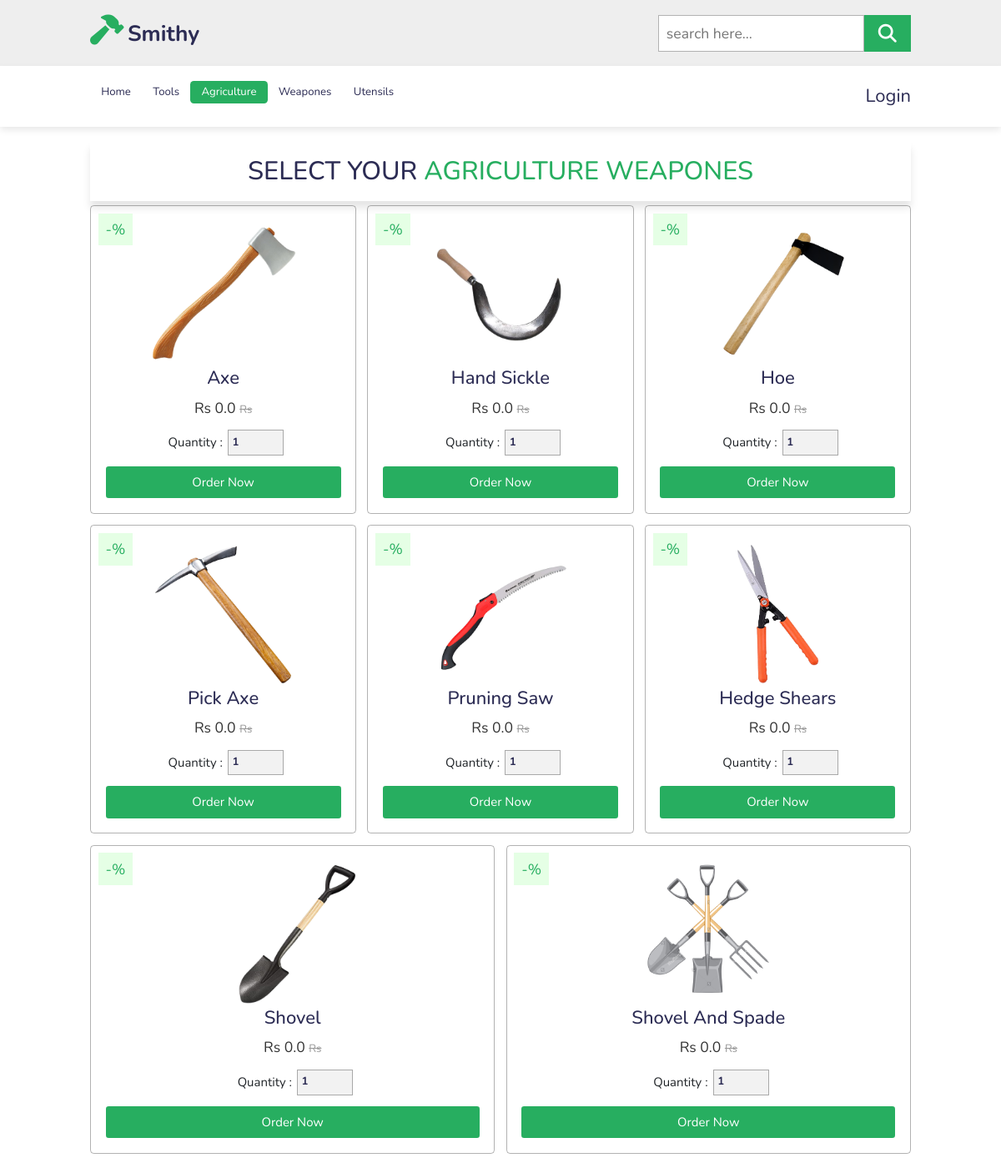
Page /agriculture/ on the earlier database version.
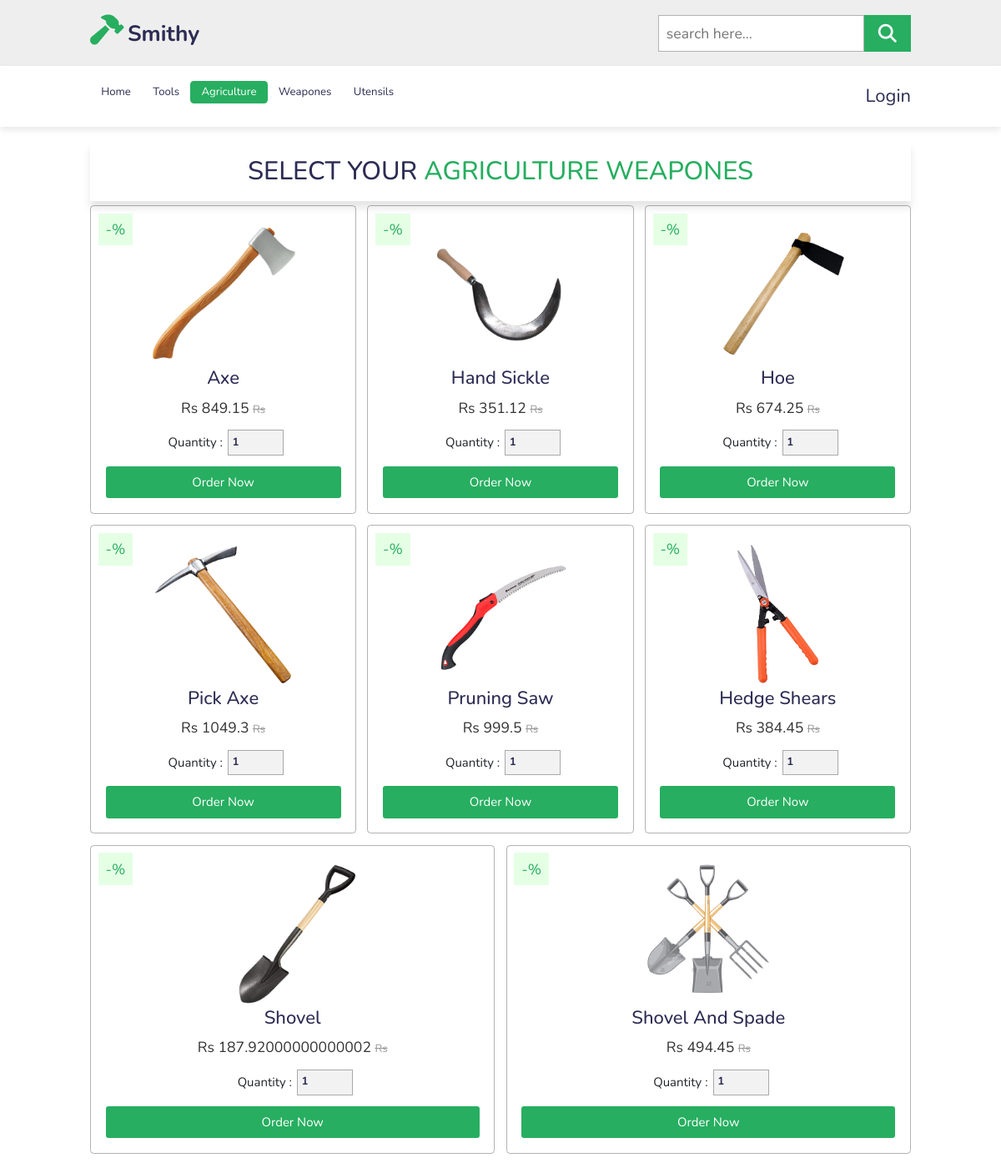
Same page on the later database version.
### shop/models.py (models this page shows, shortened)
class Product(models.Model):
    title = models.CharField(max_length=100)
    price = models.FloatField(default=0)
    discount = models.IntegerField(default=0)
    discounted_price = models.FloatField(default=0)
    description = models.TextField(blank= True, null=True, unique = True)
    category = models.CharField(max_length=100)
    product_image = models.ImageField(upload_to='static/image/')
    quantity=models.IntegerField(default=1)
    seller = models.CharField(default='NA',max_length=100)
    seller_email = models.CharField(default='NA',max_length=100)
    @property
    def discounted_price(self):
        discount_amount = (self.price * self.discount) / 100
        discounted_price = self.price - discount_amount
        return discounted_price

### shop/views.py (the view)
# urls.py: path('agriculture/', views.agriculture, name='agriculture'),
def agriculture(request):
    productData = Product.objects.filter(category='A')
    data = {
        'productData' : productData
    }
    return render(request, 'shop/agriculture.html', data)

### shop/templates/shop/agriculture.html
{% extends 'base.html' %}
{% load static %}
{% block content %}
    <section class="product" id="product">
        <h1 class="heading">Select Your <span>Agriculture Weapones</span></h1>
        <div class="box-container">
            {% for n in productData %}
            <div class="box">
                <span class="discount">-{{n.percentage}}%</span>
                <img src="/{{n.product_image}}" alt="image" >
                <h3>{{n.title}}</h3>
                <div class="price"> Rs {{n.discounted_price}} <span> Rs {{n.selling_price}} </span> </div>
                <div class="quantity">
                    <span>quantity : </span>
                    <input type="number" min="1" max="1000" value="1">
                </div>
                <a href="{% url 'shop:product_details' n.id %}" class="btn">Order Now</a>
            </div>
            {% endfor %}
        </div>
    </section>
{% endblock %}

Differences in the rows shown:
changed Product "Axe": discounted_price "0.0" → "849.15"
changed Product "Hand Sickle": discounted_price "0.0" → "351.12"
changed Product "Hoe": discounted_price "0.0" → "674.25"
changed Product "Pick Axe": discounted_price "0.0" → "1049.3"
changed Product "Pruning Saw": discounted_price "0.0" → "999.5"
changed Product "Hedge Shears": discounted_price "0.0" → "384.45"
changed Product "Shovel": discounted_price "0.0" → "187.92000000000002"
changed Product "Shovel And Spade": discounted_price "0.0" → "494.45"
